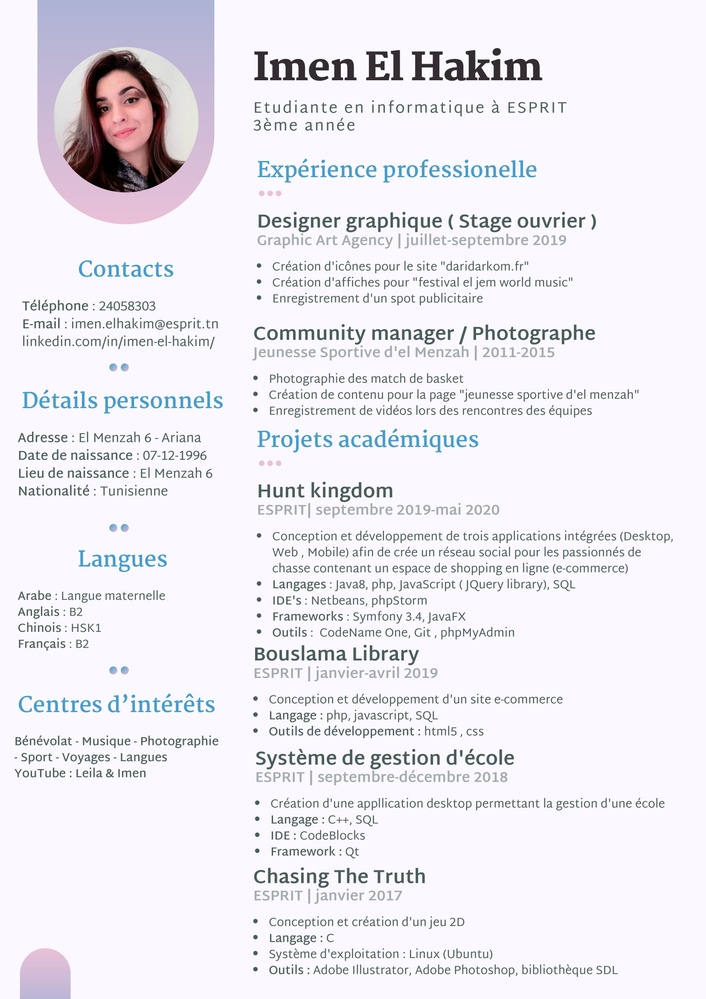
#> input picture images/cv.jpg, 706 x 999 px, shrunk from 1655 x 2340 before the run
$ python ocr.py
#> lines starting #> are read from the running program, lines starting #| are printed output that depends on the picture
from cv2 import cv2
import pytesseract
# import numpy as np
import csv

#gives the text from image

pytesseract.pytesseract.tesseract_cmd='C:/Users/LENOVO/AppData/Local/Programs/Tesseract-OCR/tesseract.exe'


def ocr_core(img):
    text = pytesseract.image_to_string(img)
    return text

img = cv2.imread('images/cv.jpg')
#> img is the input picture: shape (999, 706, 3); mean B, G, R 241, 234.2, 236.4

#convert imge to grayscale
def get_grayscale(image):
    return cv2.cvtColor(image, cv2.COLOR_BGR2GRAY)
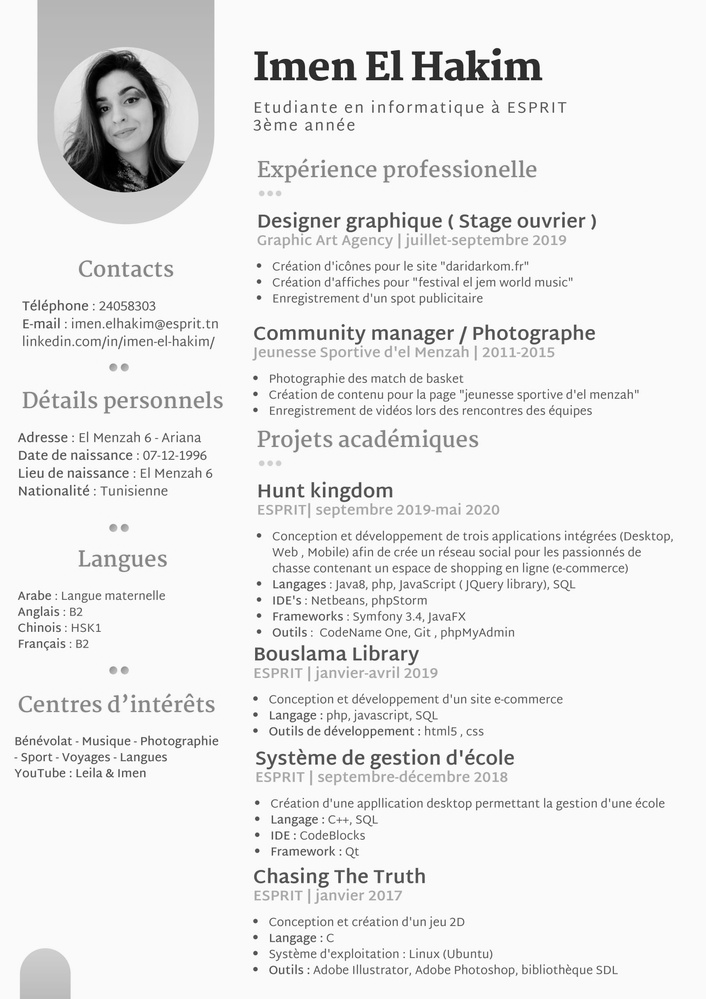
#> returned value: shape (999, 706); min 0, max 255, mean 235.9

#remove the noise from image
def remove_noise(image):
    return cv2.medianBlur(image,5)
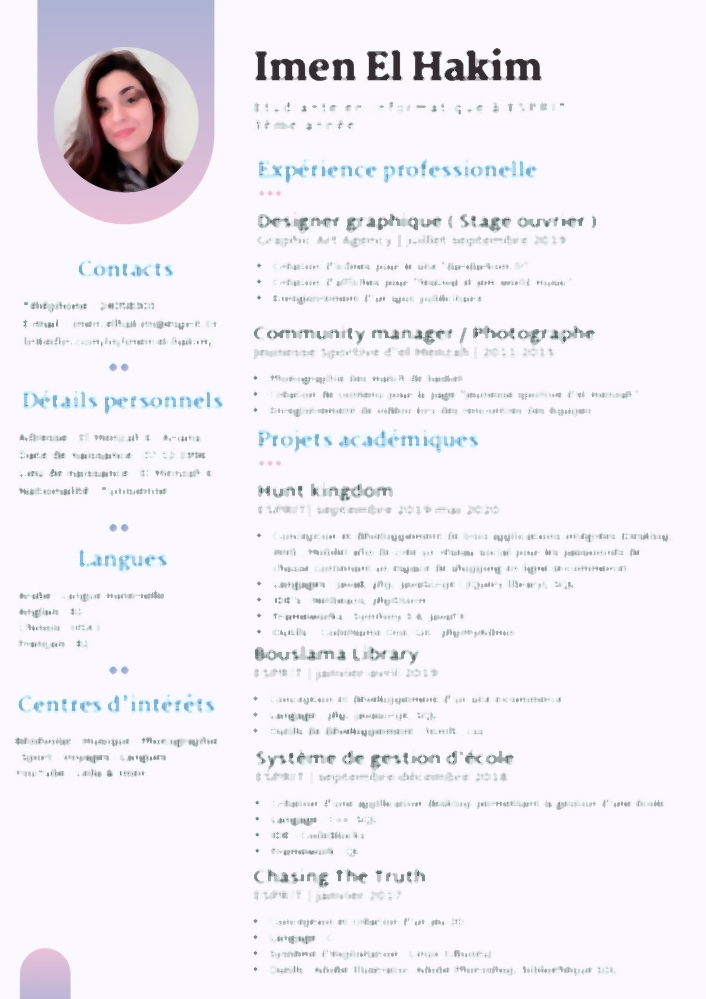
#> returned value: shape (999, 706, 3); mean of channels 0, 1, 2 245.2, 238.1, 240.6; drawn as B, G, R

#thresholding : replacing image pixels with black or white
def thresholding(image):
    return cv2.threshold(image,0,255,cv2.THRESH_BINARY,cv2.THRESH_OTSU)[1]
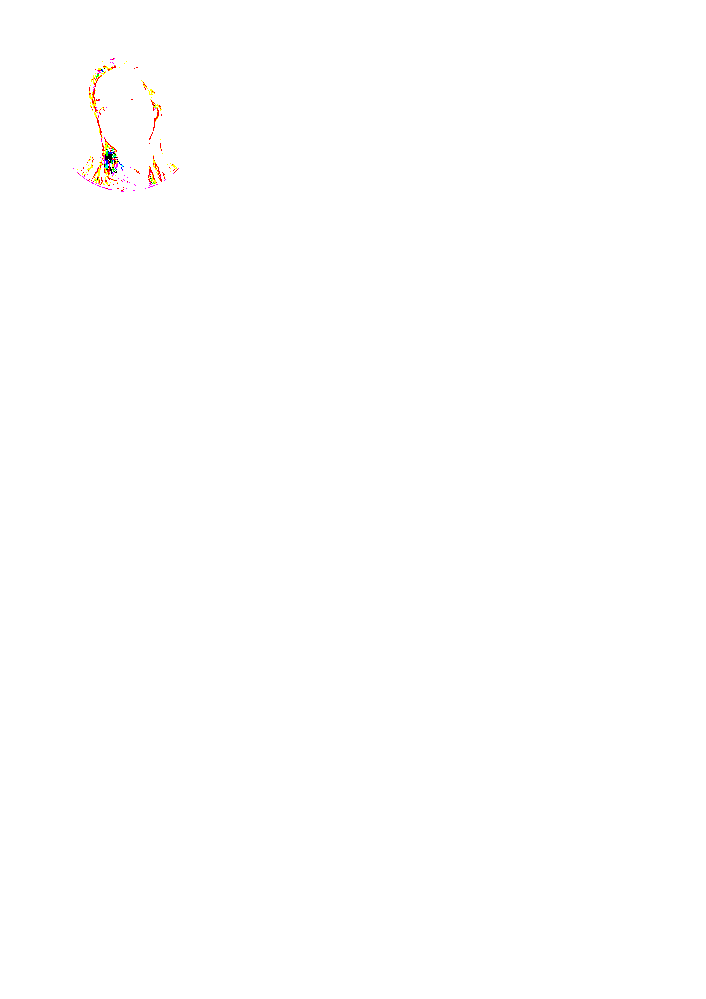
#> returned value: shape (999, 706, 3); mean of channels 0, 1, 2 254.6, 254.7, 254.9; drawn as B, G, R


#try the funcitons on the image
treated_img = get_grayscale(img)
treated_img = remove_noise(img)
treated_img = thresholding(img)

print(ocr_core(img))
#> (the call stopped at in ocr_core, `text = pytesseract.image_to_string(img)`: pytesseract is not available in this run)

# [13 lines of commented-out code are left out]
with open('result3.csv','w') as out_file:
    writer = csv.writer(out_file,delimiter =' ',quotechar =' ',quoting=csv.QUOTE_MINIMAL)

    writer.writerow(ocr_core(img))
#> (the call stopped at in ocr_core, `text = pytesseract.image_to_string(img)`: pytesseract is not available in this run)

# #export to csv file (method1 > exports results4)    => NO NO NO
# with open('result4.csv','w') as out_file:
#     writer = csv.writer(out_file,delimiter ='|',quotechar =' ',quoting=csv.QUOTE_MINIMAL)

#     writer.writerow(ocr_core(img))

$ run again, with images/cv1.jpg copied over images/cv.jpg
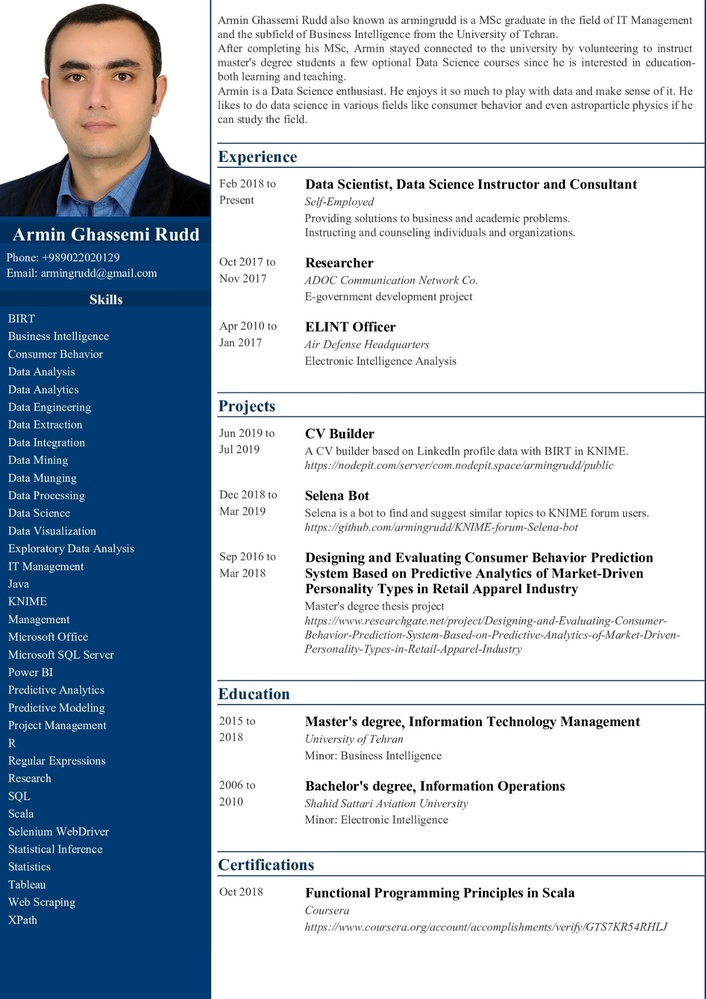
#> input picture images/cv1.jpg, 706 x 999 px, shrunk from 1414 x 1999 before the run
#> img is the input picture: shape (999, 706, 3); mean B, G, R 206.9, 194.7, 182.3
#> in remove_noise, `return cv2.medianBlur(image,5)`:
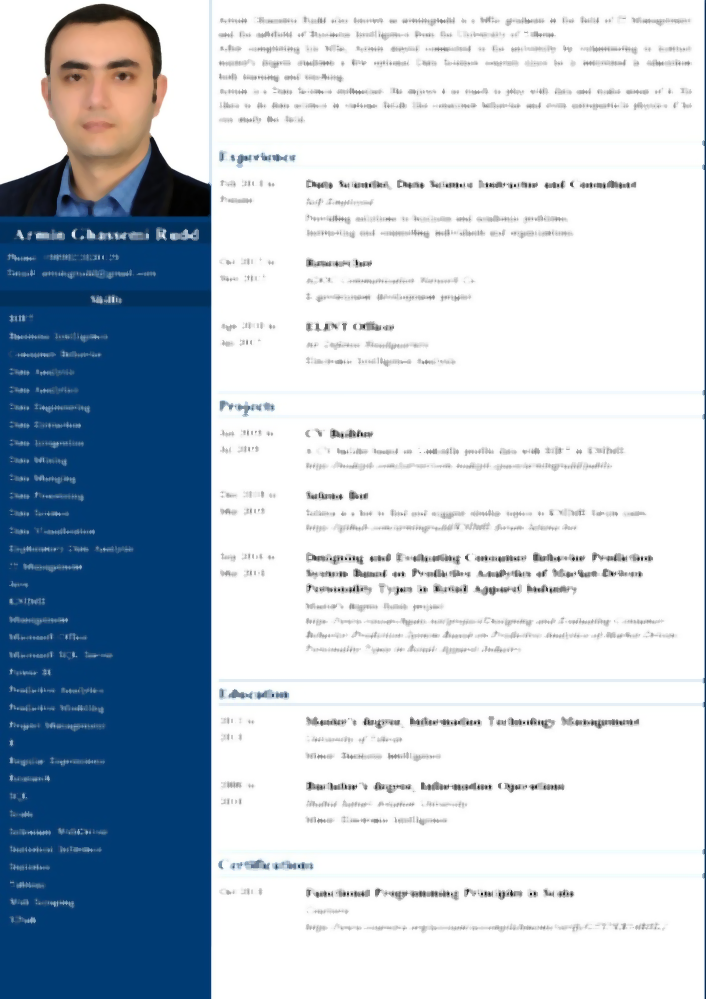
#> returned value: shape (999, 706, 3); mean of channels 0, 1, 2 211.2, 198.9, 186.4; drawn as B, G, R
#> in thresholding, `return cv2.threshold(image,0,255,cv2.THRESH_BINARY,cv2.THRESH_OTSU)[1]`:
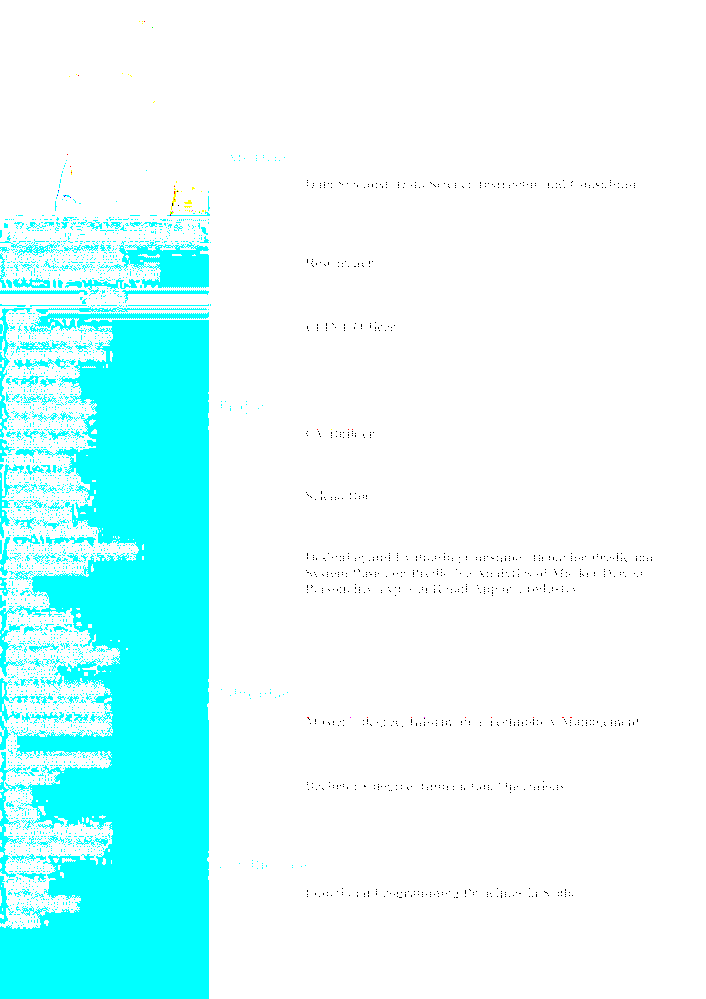
#> returned value: shape (999, 706, 3); mean of channels 0, 1, 2 254.5, 254.6, 213.6; drawn as B, G, R

$ run again, with images/cv2.jpg copied over images/cv.jpg
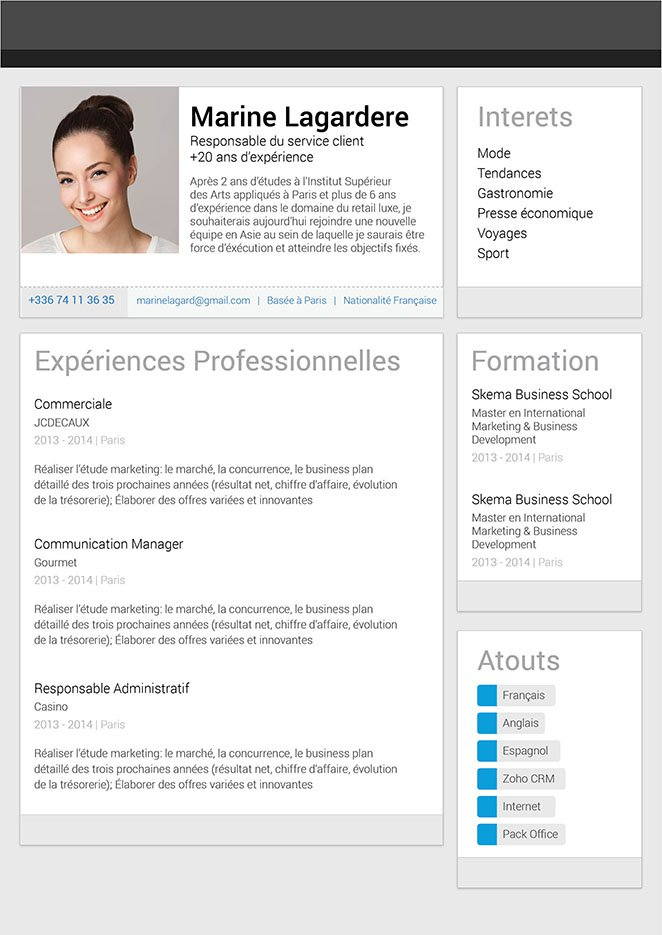
#> input picture images/cv2.jpg, 662 x 935 px
#> img is the input picture: shape (935, 662, 3); mean B, G, R 223, 223.1, 223.2
#> in remove_noise, `return cv2.medianBlur(image,5)`:
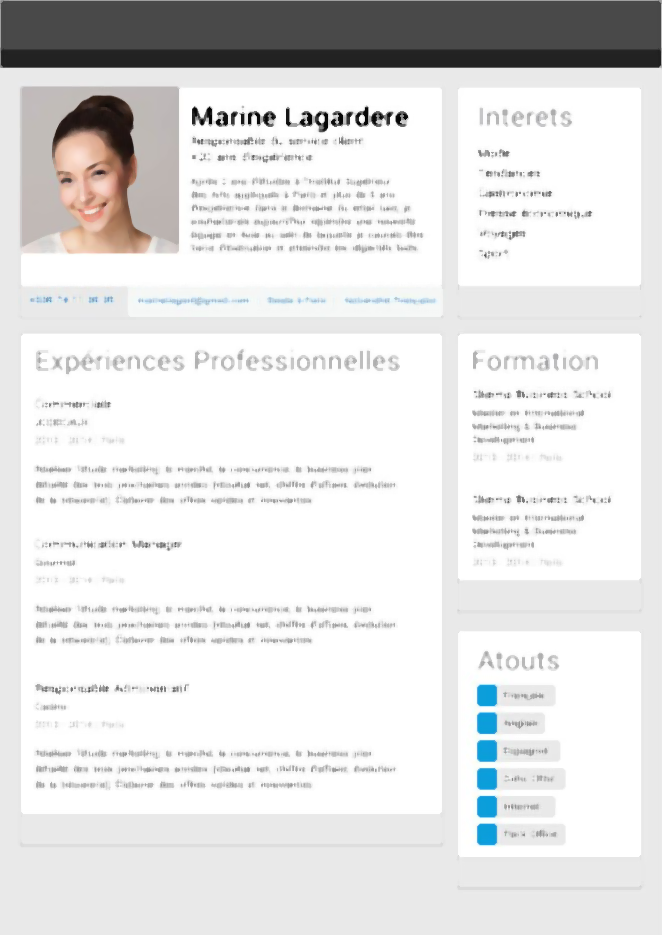
#> returned value: shape (935, 662, 3); mean of channels 0, 1, 2 226.3, 226.4, 226.5; drawn as B, G, R
#> in thresholding, `return cv2.threshold(image,0,255,cv2.THRESH_BINARY,cv2.THRESH_OTSU)[1]`:
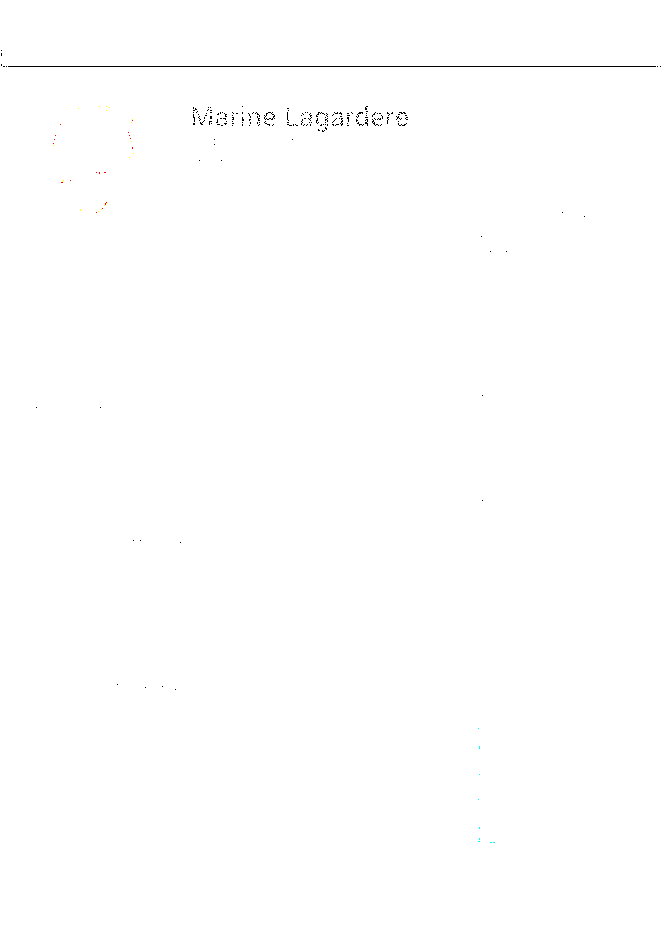
#> returned value: shape (935, 662, 3); mean of channels 0, 1, 2 254.5, 254.5, 254.5; drawn as B, G, R

$ run again, with images/cv3.jpg copied over images/cv.jpg
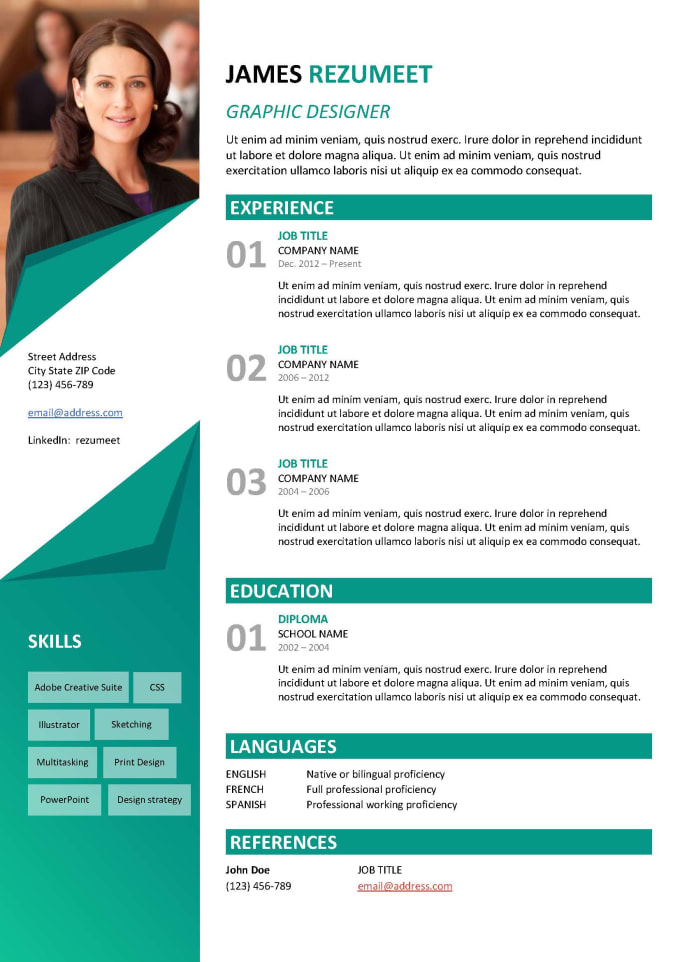
#> input picture images/cv3.jpg, 680 x 962 px
#> img is the input picture: shape (962, 680, 3); mean B, G, R 209.4, 214.4, 187.3
#> in get_grayscale, `return cv2.cvtColor(image, cv2.COLOR_BGR2GRAY)`:
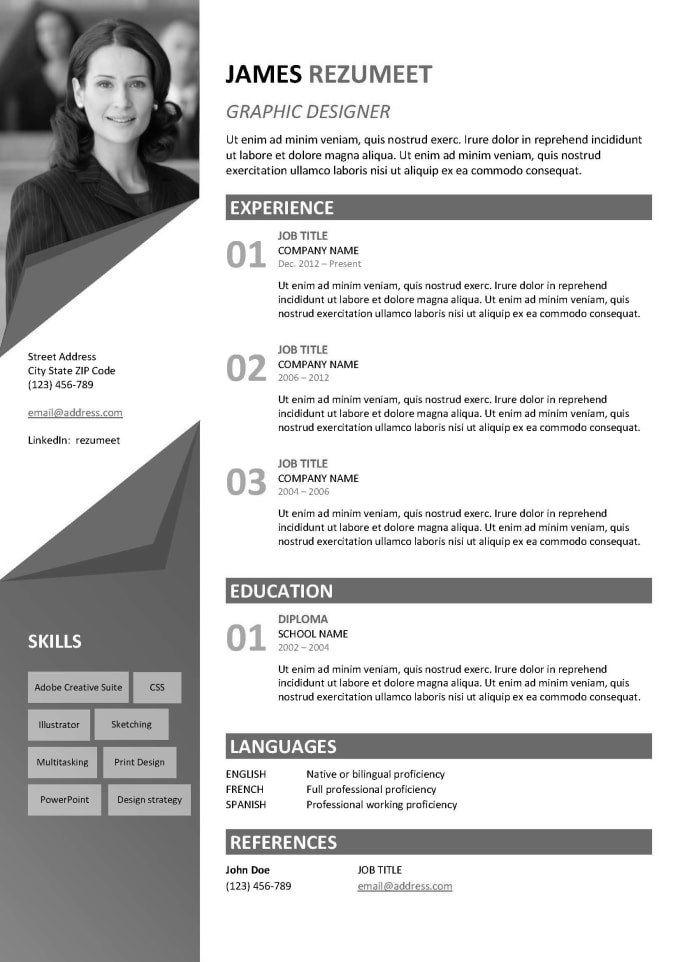
#> returned value: shape (962, 680); min 0, max 255, mean 205.7
#> in thresholding, `return cv2.threshold(image,0,255,cv2.THRESH_BINARY,cv2.THRESH_OTSU)[1]`:
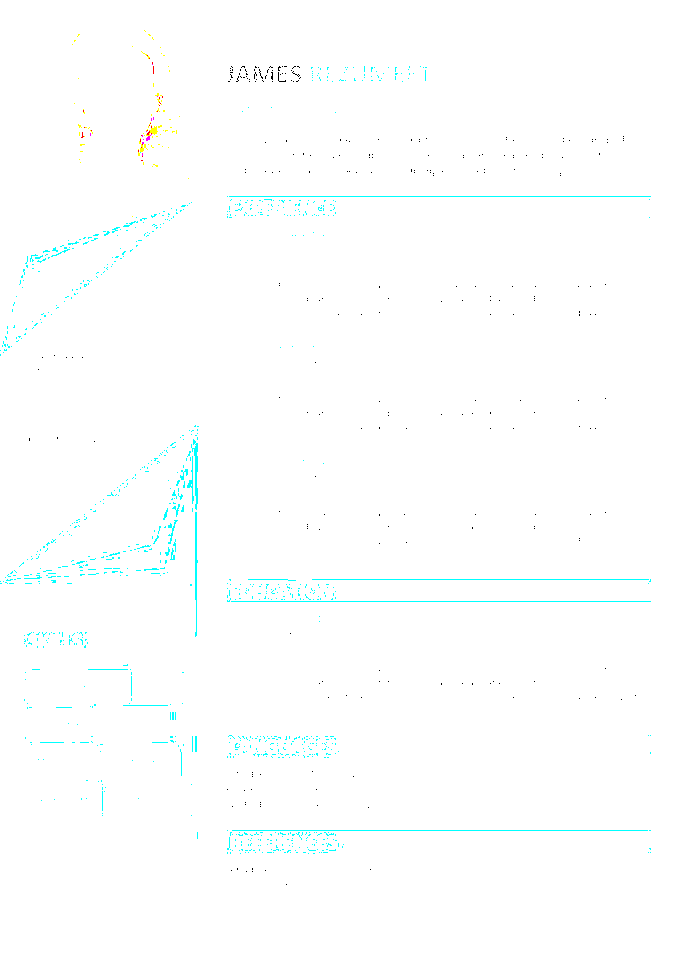
#> returned value: shape (962, 680, 3); mean of channels 0, 1, 2 254.7, 254.8, 252.8; drawn as B, G, R
